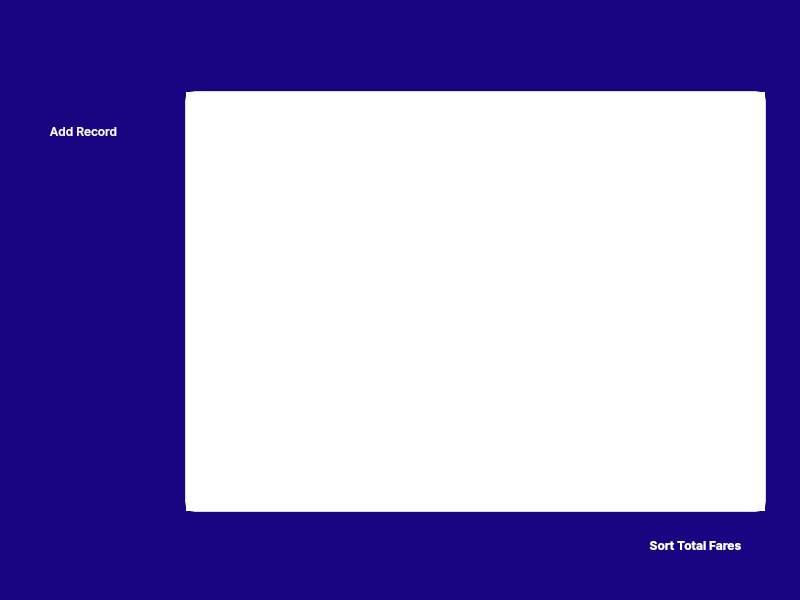
<?xml version="1.0" encoding="UTF-8"?>
<ui version="4.0">
 <class>MainWindow</class>
 <widget class="QMainWindow" name="MainWindow">
  <property name="geometry">
   <rect>
    <x>0</x>
    <y>0</y>
    <width>800</width>
    <height>600</height>
   </rect>
  </property>
  <property name="windowTitle">
   <string>MainWindow</string>
  </property>
  <widget class="QWidget" name="centralwidget">
   <widget class="QLabel" name="Background">
    <property name="geometry">
     <rect>
      <x>-10</x>
      <y>0</y>
      <width>811</width>
      <height>601</height>
     </rect>
    </property>
    <property name="styleSheet">
     <string notr="true">background-color: rgb(25, 4, 130);</string>
    </property>
    <property name="text">
     <string/>
    </property>
   </widget>
   <widget class="QLabel" name="Logo">
    <property name="geometry">
     <rect>
      <x>18</x>
      <y>30</y>
      <width>131</width>
      <height>51</height>
     </rect>
    </property>
    <property name="text">
     <string/>
    </property>
    <property name="pixmap">
     <pixmap>Fare Master - Add Record Pane/Logo.png</pixmap>
    </property>
   </widget>
   <widget class="QLabel" name="AddRecord">
    <property name="geometry">
     <rect>
      <x>55</x>
      <y>123</y>
      <width>61</width>
      <height>16</height>
     </rect>
    </property>
    <property name="font">
     <font>
      <family>Inter</family>
      <pointsize>8</pointsize>
      <weight>50</weight>
      <bold>false</bold>
     </font>
    </property>
    <property name="styleSheet">
     <string notr="true">color: rgb(255, 255, 255);</string>
    </property>
    <property name="text">
     <string>Add Record</string>
    </property>
   </widget>
   <widget class="QLabel" name="AddRecordIcon">
    <property name="geometry">
     <rect>
      <x>30</x>
      <y>121</y>
      <width>16</width>
      <height>21</height>
     </rect>
    </property>
    <property name="text">
     <string/>
    </property>
    <property name="pixmap">
     <pixmap>Fare Master - Add Record Pane/20. Add.png</pixmap>
    </property>
   </widget>
   <widget class="QLabel" name="MainShape">
    <property name="geometry">
     <rect>
      <x>169</x>
      <y>-7</y>
      <width>691</width>
      <height>621</height>
     </rect>
    </property>
    <property name="text">
     <string/>
    </property>
    <property name="pixmap">
     <pixmap>Fare Master - Add Record Pane/Shape 1.png</pixmap>
    </property>
   </widget>
   <widget class="QTableWidget" name="tblData">
    <property name="geometry">
     <rect>
      <x>185</x>
      <y>91</y>
      <width>581</width>
      <height>421</height>
     </rect>
    </property>
    <property name="font">
     <font>
      <family>Inter</family>
      <pointsize>8</pointsize>
     </font>
    </property>
    <property name="styleSheet">
     <string notr="true">border-radius: 10px;
border: 1px solid #D9D9D9;

</string>
    </property>
   </widget>
   <widget class="QLabel" name="label_2">
    <property name="geometry">
     <rect>
      <x>291</x>
      <y>43</y>
      <width>361</width>
      <height>31</height>
     </rect>
    </property>
    <property name="font">
     <font>
      <family>Inter</family>
      <pointsize>20</pointsize>
      <weight>75</weight>
      <bold>true</bold>
     </font>
    </property>
    <property name="styleSheet">
     <string notr="true">color: rgb(25, 4, 130);</string>
    </property>
    <property name="text">
     <string>Jeepney Trips Data</string>
    </property>
    <property name="alignment">
     <set>Qt::AlignCenter</set>
    </property>
   </widget>
   <widget class="QPushButton" name="btnAddPane">
    <property name="geometry">
     <rect>
      <x>-2</x>
      <y>116</y>
      <width>171</width>
      <height>30</height>
     </rect>
    </property>
    <property name="font">
     <font>
      <family>Inter Medium</family>
     </font>
    </property>
    <property name="styleSheet">
     <string notr="true">color: rgb(255, 255, 255);
border-radius: 2.92px;
background-color: rgb(25, 4, 130);
</string>
    </property>
    <property name="text">
     <string>Add Record</string>
    </property>
    <property name="icon">
     <iconset>
      <normaloff>Fare Master - Add Record Pane/20. Add.png</normaloff>Fare Master - Add Record Pane/20. Add.png</iconset>
    </property>
   </widget>
   <widget class="QPushButton" name="btnSort">
    <property name="geometry">
     <rect>
      <x>630</x>
      <y>530</y>
      <width>131</width>
      <height>31</height>
     </rect>
    </property>
    <property name="font">
     <font>
      <family>Inter</family>
      <pointsize>9</pointsize>
      <weight>75</weight>
      <bold>true</bold>
     </font>
    </property>
    <property name="styleSheet">
     <string notr="true">border-radius: 10px;
color: rgb(255, 255, 255);
background-color: rgb(25, 4, 130);</string>
    </property>
    <property name="text">
     <string>Sort Total Fares</string>
    </property>
   </widget>
   <zorder>Background</zorder>
   <zorder>MainShape</zorder>
   <zorder>Logo</zorder>
   <zorder>tblData</zorder>
   <zorder>label_2</zorder>
   <zorder>AddRecord</zorder>
   <zorder>AddRecordIcon</zorder>
   <zorder>btnSort</zorder>
   <zorder>btnAddPane</zorder>
  </widget>
 </widget>
 <resources/>
 <connections/>
</ui>
